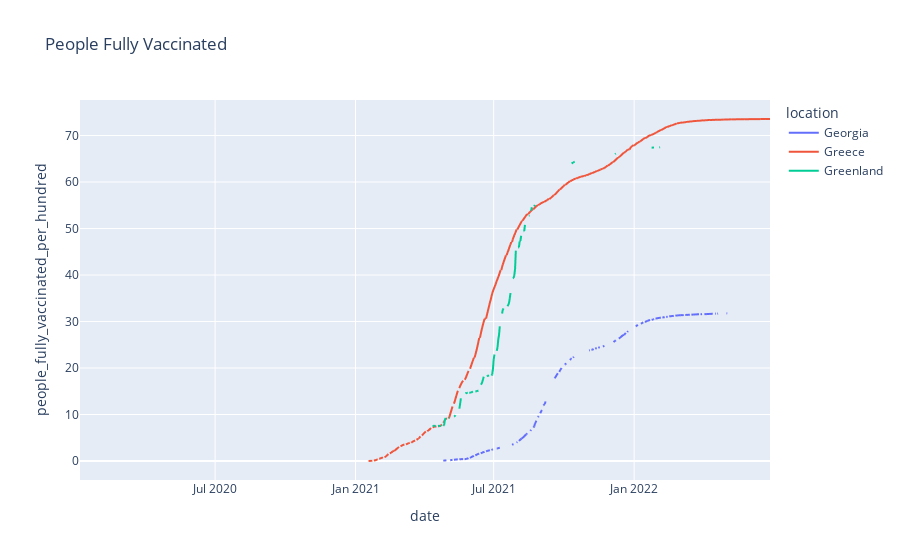

Write notebook code for a chart like this one.
### Code cell
fig = px.line(df_intermediate, x="date", y="people_fully_vaccinated_per_hundred", color='location', title='People Fully Vaccinated ')
fig.show()

### Figure 1 — Plotly figure (JSON) as saved in the notebook; plotly's stock layout.template omitted (floating-point values rounded to 4 significant figures; data arrays with more than 128 entries replaced by an {"elided": "..."} marker saying what was removed)
{"data": [{"hovertemplate": "location=Georgia<br>date=%{x}<br>people_fully_vaccinated_per_hundred=%{y}<extra></extra>", "legendgroup": "Georgia", "line": {"color": "#636efa", "dash": "solid"}, "marker": {"symbol": "circle"}, "mode": "lines", "name": "Georgia", "showlegend": true, "type": "scattergl", "x": {"elided": "854 str values"}, "xaxis": "x", "y": {"elided": "854 float values"}, "yaxis": "y"}, {"hovertemplate": "location=Greece<br>date=%{x}<br>people_fully_vaccinated_per_hundred=%{y}<extra></extra>", "legendgroup": "Greece", "line": {"color": "#EF553B", "dash": "solid"}, "marker": {"symbol": "circle"}, "mode": "lines", "name": "Greece", "showlegend": true, "type": "scattergl", "x": {"elided": "857 str values"}, "xaxis": "x", "y": {"elided": "857 float values"}, "yaxis": "y"}, {"hovertemplate": "location=Greenland<br>date=%{x}<br>people_fully_vaccinated_per_hundred=%{y}<extra></extra>", "legendgroup": "Greenland", "line": {"color": "#00cc96", "dash": "solid"}, "marker": {"symbol": "circle"}, "mode": "lines", "name": "Greenland", "showlegend": true, "type": "scattergl", "x": {"elided": "835 str values"}, "xaxis": "x", "y": {"elided": "835 float values"}, "yaxis": "y"}], "layout": {"legend": {"title": {"text": "location"}, "tracegroupgap": 0}, "title": {"text": "People Fully Vaccinated "}, "xaxis": {"anchor": "y", "domain": [0, 1], "title": {"text": "date"}}, "yaxis": {"anchor": "x", "domain": [0, 1], "title": {"text": "people_fully_vaccinated_per_hundred"}}}}
